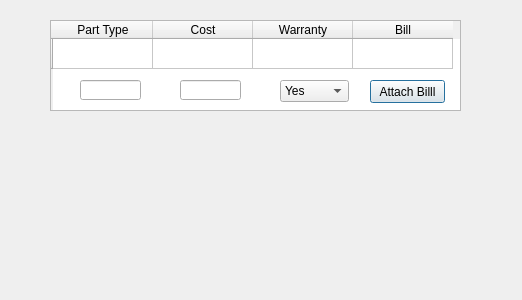
<?xml version="1.0" encoding="UTF-8"?>
<ui version="4.0">
 <class>Dialog</class>
 <widget class="QDialog" name="Dialog">
  <property name="geometry">
   <rect>
    <x>0</x>
    <y>0</y>
    <width>522</width>
    <height>300</height>
   </rect>
  </property>
  <property name="windowTitle">
   <string>Dialog</string>
  </property>
  <widget class="QTableWidget" name="tableWidget">
   <property name="geometry">
    <rect>
     <x>50</x>
     <y>20</y>
     <width>411</width>
     <height>91</height>
    </rect>
   </property>
   <row>
    <property name="text">
     <string/>
    </property>
   </row>
   <column>
    <property name="text">
     <string>Part Type</string>
    </property>
   </column>
   <column>
    <property name="text">
     <string>Cost</string>
    </property>
   </column>
   <column>
    <property name="text">
     <string>Warranty</string>
    </property>
   </column>
   <column>
    <property name="text">
     <string>Bill</string>
    </property>
   </column>
   <item row="0" column="2">
    <property name="text">
     <string/>
    </property>
   </item>
  </widget>
  <widget class="QComboBox" name="warranty_comboBox">
   <property name="geometry">
    <rect>
     <x>280</x>
     <y>80</y>
     <width>69</width>
     <height>22</height>
    </rect>
   </property>
   <item>
    <property name="text">
     <string>Yes</string>
    </property>
   </item>
   <item>
    <property name="text">
     <string>No</string>
    </property>
   </item>
  </widget>
  <widget class="QPushButton" name="Bill_button">
   <property name="geometry">
    <rect>
     <x>370</x>
     <y>80</y>
     <width>75</width>
     <height>23</height>
    </rect>
   </property>
   <property name="text">
    <string>Attach Billl</string>
   </property>
  </widget>
  <widget class="QLineEdit" name="Cost_text">
   <property name="geometry">
    <rect>
     <x>180</x>
     <y>80</y>
     <width>61</width>
     <height>20</height>
    </rect>
   </property>
  </widget>
  <widget class="QLineEdit" name="PartType_text">
   <property name="geometry">
    <rect>
     <x>80</x>
     <y>80</y>
     <width>61</width>
     <height>20</height>
    </rect>
   </property>
  </widget>
 </widget>
 <resources/>
 <connections/>
</ui>
